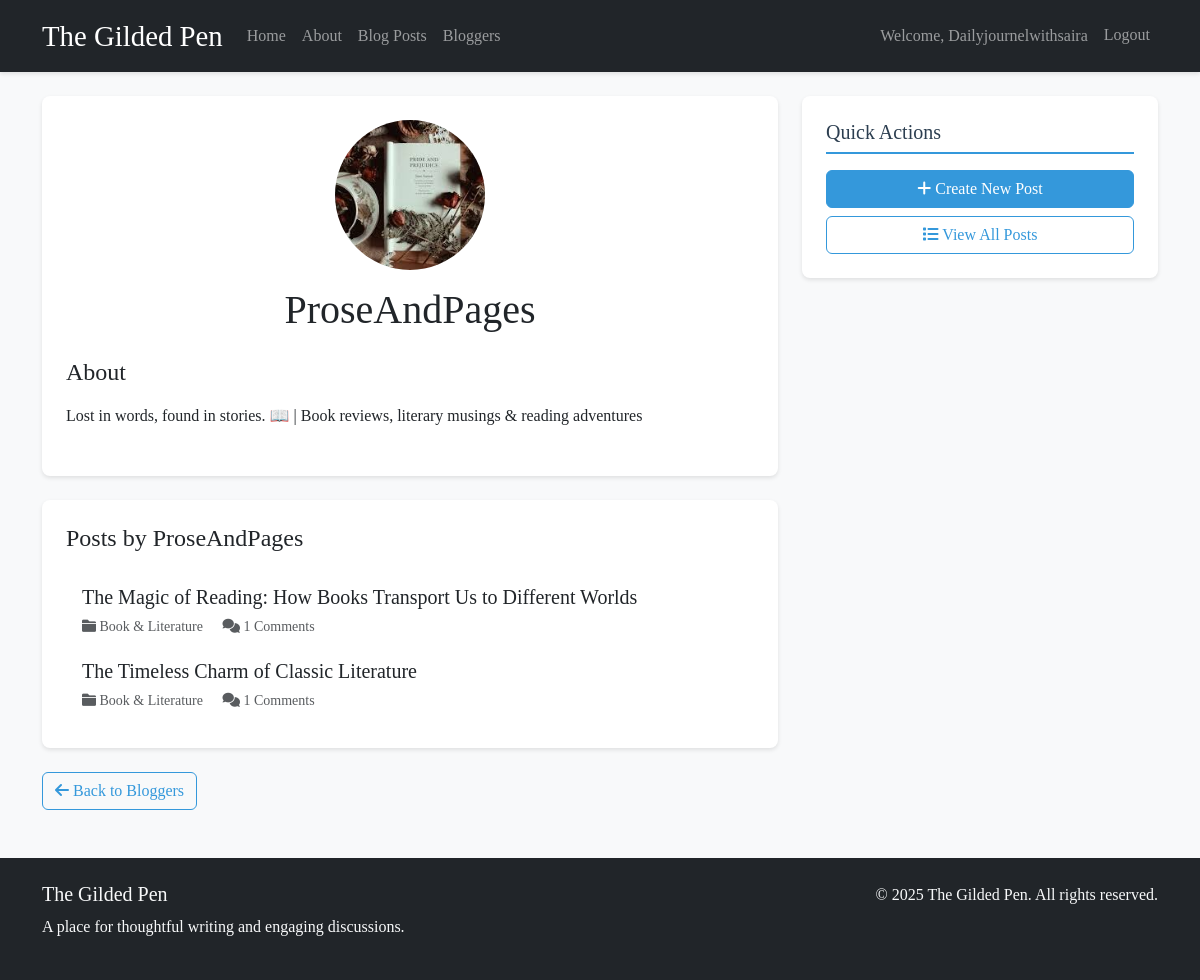
The app's page /blogger/ProseAndPages/ (signed in) with its own data.
### blog/models.py (models this page shows, shortened)
class BloggerProfile(models.Model):
    user = models.OneToOneField(User, on_delete=models.CASCADE)
    bio = models.TextField(max_length=500, blank=True)
    profile_picture = models.ImageField(upload_to='profile_pics/', blank=True, null=True)

class Post(models.Model):
    title = models.CharField(max_length=200)
    slug = models.SlugField(max_length=200, unique=True)
    author = models.ForeignKey(User, on_delete=models.CASCADE, related_name='blog_posts')
    content = models.TextField()
    created_date = models.DateTimeField(default=timezone.now)
    published_date = models.DateTimeField(blank=True, null=True)
    category = models.ForeignKey(Category, on_delete=models.SET_NULL, null=True, related_name='posts')
    tags = models.ManyToManyField(Tag, blank=True, related_name='posts')
    class Meta:
        ordering = ['-published_date']

class Category(models.Model):
    name = models.CharField(max_length=100, unique=True)
    slug = models.SlugField(max_length=100, unique=True)
    description = models.TextField(blank=True)
    class Meta:
        verbose_name_plural = "categories"

### blog/views.py (the view)
# urls.py: path('blogger/<str:username>/', views.BloggerDetailView.as_view(), name='blogger_detail'),
class BloggerDetailView(LoginRequiredMixin, DetailView):
    model = BloggerProfile
    template_name = 'blog/blogger_detail.html'
    context_object_name = 'blogger'
    slug_field = 'user__username'
    slug_url_kwarg = 'username'
    login_url = 'login'
    redirect_field_name = 'next'
    def get_context_data(self, **kwargs):
        context = super().get_context_data(**kwargs)
        context['posts'] = Post.objects.filter(author=self.object.user).order_by('-published_date')
        return context

### blog/templates/blog/blogger_detail.html (shortened to what this page needs)
{% extends 'blog/base.html' %}
{% block content %}
<div class="post-card mb-4">
    <div class="text-center mb-4">
        {% if blogger.profile_picture %}
            <img src="{{ blogger.profile_picture.url }}" alt="{{ blogger.user.username }}" class="rounded-circle mb-3" style="width: 150px; height: 150px; object-fit: cover;">
        {% else %}
            <div class="rounded-circle bg-secondary text-white d-flex align-items-center justify-content-center mx-auto mb-3" style="width: 150px; height: 150px;">
                <i class="fas fa-user fa-4x"></i>
            </div>
        {% endif %}
        <h1 class="mb-2">{{ blogger.user.username }}</h1>
    </div>
    <div class="mb-4">
        <h2 class="h4 mb-3">About</h2>
        {% if blogger.bio %}
            <p>{{ blogger.bio }}</p>
        {% else %}
            <p class="text-muted">No bio available.</p>
        {% endif %}
    </div>
</div>
<div class="post-card">
    <h2 class="h4 mb-4">Posts by {{ blogger.user.username }}</h2>
    {% if posts %}
        <div class="list-group">
            {% for post in posts %}
                <a href="{% url 'blog:post_detail' post.slug %}" class="list-group-item list-group-item-action">
                    <div class="d-flex w-100 justify-content-between">
                        <h5 class="mb-1">{{ post.title }}</h5>
                    </div>
                    {% if post.category %}
                        <small class="text-muted">
                            <i class="fas fa-folder"></i> {{ post.category.name }}
                        </small>
                    {% endif %}
                    {% if post.comments.count %}
                        <small class="text-muted ms-3">
                            <i class="fas fa-comments"></i> {{ post.comments.count }} Comments
                        </small>
                    {% endif %}
                </a>
            {% endfor %}
        </div>
    {% else %}
        <p>No posts available.</p>
    {% endif %}
</div>
<div class="mt-4">
    <a href="{% url 'blog:blogger_list' %}" class="btn btn-outline-primary">
        <i class="fas fa-arrow-left"></i> Back to Bloggers
    </a>
</div>
{% endblock %}

### blog/templates/blog/base.html (shortened to what this page needs)
<!DOCTYPE html>
<html lang="en">
<head>
    <link href="https://cdn.jsdelivr.net/npm/bootstrap@5.3.0/dist/css/bootstrap.min.css" rel="stylesheet">
    <link rel="stylesheet" href="https://cdnjs.cloudflare.com/ajax/libs/font-awesome/6.0.0/css/all.min.css">
</head>
<body>
    <nav class="navbar navbar-expand-lg navbar-dark bg-dark mb-4">
        <div class="container">
            <a class="navbar-brand" href="{% url 'blog:home' %}">The Gilded Pen</a>
            <div class="collapse navbar-collapse" id="navbarNav">
                <ul class="navbar-nav me-auto">
                    <li class="nav-item">
                        <a class="nav-link" href="{% url 'blog:home' %}">Home</a>
                    </li>
                    <li class="nav-item">
                        <a class="nav-link" href="{% url 'blog:index' %}">About</a>
                    </li>
                    <li class="nav-item">
                        <a class="nav-link" href="{% url 'blog:post_list' %}">Blog Posts</a>
                    </li>
                    <li class="nav-item">
                        <a class="nav-link" href="{% url 'blog:blogger_list' %}">Bloggers</a>
                    </li>
                </ul>
                <ul class="navbar-nav">
                    {% if user.is_authenticated %}
                        <li class="nav-item">
                            <span class="nav-link">Welcome, {{ user.username }}</span>
                        </li>
                        <li class="nav-item">
                            <form method="post" action="{% url 'logout' %}" class="d-inline">
                                <button type="submit" class="btn nav-link">Logout</button>
                            </form>
                        </li>
                    {% endif %}
                </ul>
            </div>
        </div>
    </nav>
    <div class="container mt-4">
        <div class="row">
            <div class="col-md-8">
                {% block content %}{% endblock %}
            </div>
            <div class="col-md-4">
                {% if user.is_authenticated %}
                    <div class="sidebar-widget post-card mb-4">
                        <h4 class="widget-title">Quick Actions</h4>
                        <div class="d-grid gap-2">
                            <a href="{% url 'blog:post_create' %}" class="btn btn-primary">
                                <i class="fas fa-plus"></i> Create New Post
                            </a>
                            <a href="{% url 'blog:post_list' %}" class="btn btn-outline-primary">
                                <i class="fas fa-list"></i> View All Posts
                            </a>
                        </div>
                    </div>
                {% endif %}
            </div>
        </div>
    </div>
    <footer class="bg-dark text-light mt-5">
        <div class="container py-4">
            <div class="row">
                <div class="col-md-6">
                    <h5>The Gilded Pen</h5>
                    <p>A place for thoughtful writing and engaging discussions.</p>
                </div>
                <div class="col-md-6 text-md-end">
                    <p>&copy; {% now "Y" %} The Gilded Pen. All rights reserved.</p>
                </div>
            </div>
        </div>
    </footer>
</body>
</html>

### blog/templates/blog/base.html (style rules this page uses)
body { font-family: 'Georgia', serif; line-height: 1.6; background-color: #f8f9fa; }
.navbar-brand { font-family: 'Playfair Display', serif; font-size: 1.8rem; }
.post-card { background-color: white; border-radius: 10px; box-shadow: 0 2px 4px rgba(0,0,0,0.1); margin-bottom: 20px; padding: 20px; }
.post-card { background-color: #fff; border-radius: 8px; box-shadow: 0 2px 4px rgba(0, 0, 0, 0.1); padding: 1.5rem; margin-bottom: 1.5rem; }
.sidebar-widget { margin-bottom: 2rem; }
.widget-title { color: #2c3e50; font-size: 1.25rem; margin-bottom: 1rem; padding-bottom: 0.5rem; border-bottom: 2px solid #3498db; }
.list-group-item { border: none; border-radius: 4px !important; margin-bottom: 0.25rem; transition: all 0.2s ease; }
.navbar { box-shadow: 0 2px 4px rgba(0, 0, 0, 0.1); }
.btn-primary { background-color: #3498db; border-color: #3498db; }
.btn-outline-primary { color: #3498db; border-color: #3498db; }

### records on screen
BloggerProfile: profile_picture (picture), user.username "ProseAndPages", bio "Lost in words, found in stories. 📖 | Book reviews, literary musings & reading adventures"
Post: title "The Magic of Reading: How Books Transport Us to Different Worlds", category.name "Book & Literature", comments.count "1"
Post: title "The Timeless Charm of Classic Literature", category.name "Book & Literature", comments.count "1"

### other values on screen
{{ user.username }} "Dailyjournelwithsaira"
